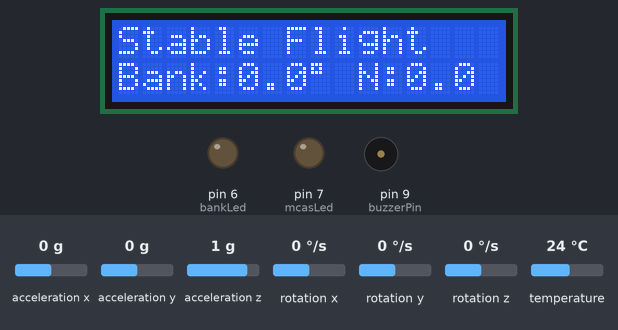
Recording of a sketch running on a simulated Arduino Uno, built with avr-gcc and run on an emulated ATmega328P. Parts: 16×2 character LCD, output pins drawn as LEDs (lit = HIGH), buzzer (waves = sounding). The test bench sets the inputs (shaded band); at power-on: acceleration x 0 g, acceleration y 0 g, acceleration z 1 g, rotation x 0 °/s, rotation y 0 °/s, rotation z 0 °/s, temperature 24 °C. What the sketch prints to the serial monitor is not drawn.

Above: at 3.2 s.
3.3 s: acceleration x set to -0.4 g
At 4.0 s:
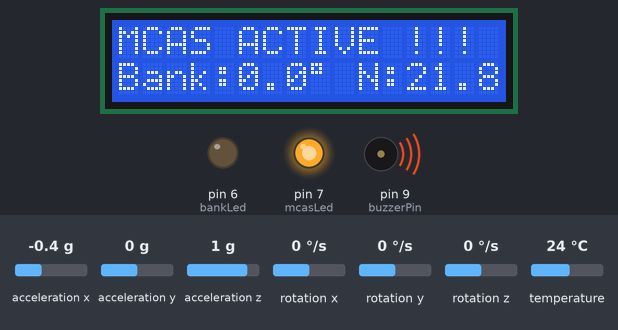
5.1 s: acceleration y set to -0.6 g
At 5.5 s:
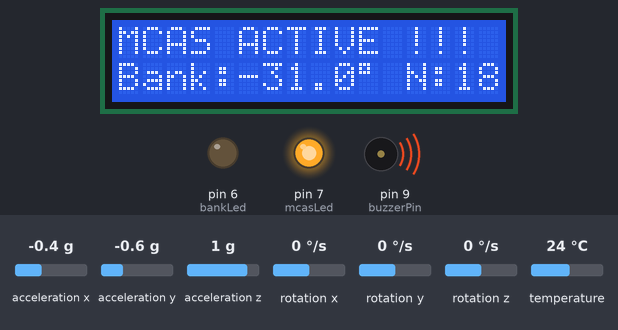
6.6 s: acceleration y set to -0.9 g
At 7.9 s:
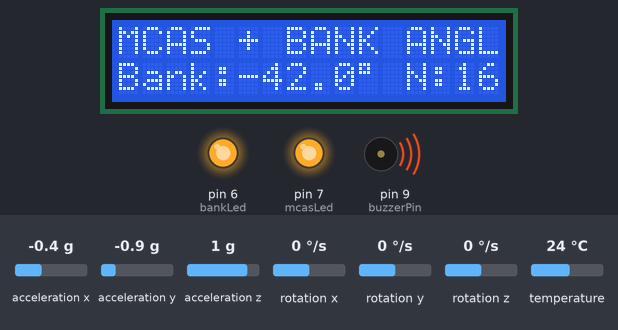
8.2 s: acceleration z set to -1 g
At 9.4 s:
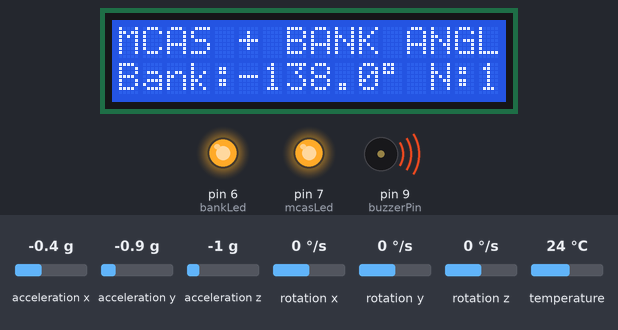
9.7 s: acceleration z set to -1.3 g
At 10.3 s:
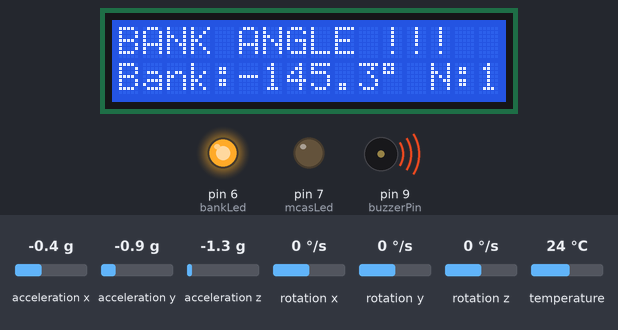
11.2 s: acceleration x set to -1.4 g
At 12.0 s:
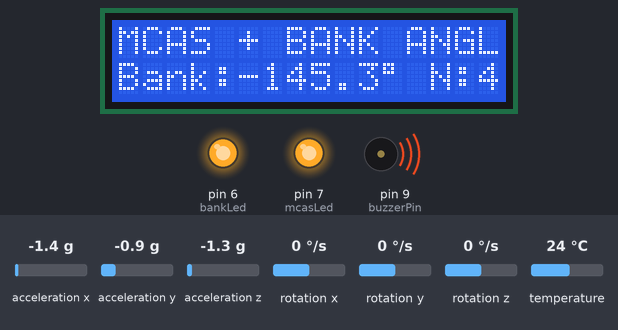
Timing chart, 0 to 13.8 s (numbered marks = the images above; inputs shaded):
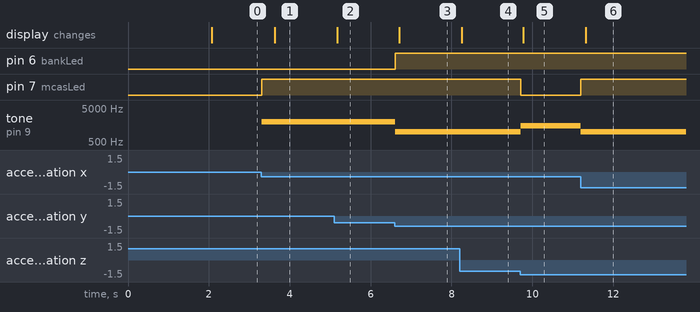

The sketch:

LEDTEST.ino
```cpp
#include <Wire.h>
#include <LiquidCrystal.h>
#include <Adafruit_MPU6050.h>
#include <Adafruit_Sensor.h>

Adafruit_MPU6050 mpu;
LiquidCrystal lcd(12, 11, 5, 4, 3, 2);  // RS, E, D4, D5, D6, D7

const int buzzerPin = 9;
const int bankLed = 6;
const int mcasLed = 7;

unsigned long lastLCDUpdate = 0;
unsigned long lastSerialPrint = 0;

void setup() {
  Serial.begin(115200);
  lcd.begin(16, 2);
  lcd.print("Stabilizer Init");

  // Initialize MPU6050
  if (!mpu.begin()) {
    lcd.setCursor(0, 1);
    lcd.print("MPU6050 Failed");
    Serial.println("MPU6050 not found!");
    while (1);
  }

  mpu.setAccelerometerRange(MPU6050_RANGE_8_G);
  mpu.setGyroRange(MPU6050_RANGE_500_DEG);
  mpu.setFilterBandwidth(MPU6050_BAND_21_HZ);

  // Pin Setup
  pinMode(buzzerPin, OUTPUT);
  pinMode(bankLed, OUTPUT);
  pinMode(mcasLed, OUTPUT);

  delay(2000);
  lcd.clear();
}

void loop() {
  sensors_event_t a, g, temp;
  mpu.getEvent(&a, &g, &temp);

  // Acceleration (in m/s^2), convert to g
  float axg = a.acceleration.x / 9.81;
  float ayg = a.acceleration.y / 9.81;
  float azg = a.acceleration.z / 9.81;

  // Calculate roll (bank angle) and pitch (nose angle)
  float bankAngle = atan2(ayg, azg) * 180 / PI;
  float noseAngle = atan2(-axg, sqrt(ayg * ayg + azg * azg)) * 180 / PI;

  bool bankAngleAlert = abs(bankAngle) > 35;  // Bank angle threshold: 35 degrees
  bool mcasActive = abs(noseAngle) > 15;      // Nose angle threshold: 15 degrees

  // LED + Buzzer Control
  if (bankAngleAlert && mcasActive) {
    digitalWrite(bankLed, HIGH);
    digitalWrite(mcasLed, HIGH);
    tone(buzzerPin, 1000); // Combined tone
  } else if (bankAngleAlert) {
    digitalWrite(bankLed, HIGH);
    digitalWrite(mcasLed, LOW);
    tone(buzzerPin, 1500); // Bank alert
  } else if (mcasActive) {
    digitalWrite(bankLed, LOW);
    digitalWrite(mcasLed, HIGH);
    tone(buzzerPin, 2000); // MCAS alert
  } else {
    digitalWrite(bankLed, LOW);
    digitalWrite(mcasLed, LOW);
    noTone(buzzerPin);
  }

  // LCD Update every 500 ms
  if (millis() - lastLCDUpdate >= 500) {
    lcd.clear();
    if (bankAngleAlert && mcasActive) {
      lcd.setCursor(0, 0);
      lcd.print("MCAS + BANK ANGLE");
    } else if (bankAngleAlert) {
      lcd.setCursor(0, 0);
      lcd.print("BANK ANGLE !!!");
    } else if (mcasActive) {
      lcd.setCursor(0, 0);
      lcd.print("MCAS ACTIVE !!!");
    } else {
      lcd.setCursor(0, 0);
      lcd.print("Stable Flight");
    }

    lcd.setCursor(0, 1);
    lcd.print("Bank:");
    lcd.print(bankAngle, 1);
    lcd.print((char)223);
    lcd.print(" N:");
    lcd.print(noseAngle, 1);

    lastLCDUpdate = millis();
  }

  // Serial output every 250 ms
  if (millis() - lastSerialPrint >= 250) {
    Serial.print("Bank Angle: ");
    Serial.print(bankAngle);
    Serial.print("°\tNose Angle: ");
    Serial.print(noseAngle);
    Serial.println("°");
    lastSerialPrint = millis();
  }

  delay(10);
}
```

Measured:
- the behaviour switches between -0.2 and -0.3 g on acceleration x (found by bisection; images 0 and 1)
- the behaviour switches between -0.7 and -0.8 g on acceleration y (found by bisection; images 2 and 3)
- the behaviour switches between -1.1 and -1.2 g on acceleration z (found by bisection; images 4 and 5)
- after the input at 3.3 s, pin 7 (mcasLed): LOW → HIGH at once; tone on pin 9 (buzzerPin): silent → 2000 Hz at once; the display: changes after 0.33 s (image 1)
- after the input at 5.1 s, the display: changes after 0.08 s (image 2)
- after the input at 6.6 s, pin 6 (bankLed): LOW → HIGH at once; tone on pin 9 (buzzerPin): 2000 Hz → 1000 Hz at once; the display: changes after 0.11 s (image 3)
- after the input at 8.2 s, the display: changes after 0.06 s (image 4)
- after the input at 9.7 s, pin 7 (mcasLed): HIGH → LOW at once; tone on pin 9 (buzzerPin): 1000 Hz → 1500 Hz at once; the display: changes after 0.08 s (image 5)
- after the input at 11.2 s, pin 7 (mcasLed): LOW → HIGH at once; tone on pin 9 (buzzerPin): 1500 Hz → 1000 Hz at once; the display: changes after 0.13 s (image 6)
